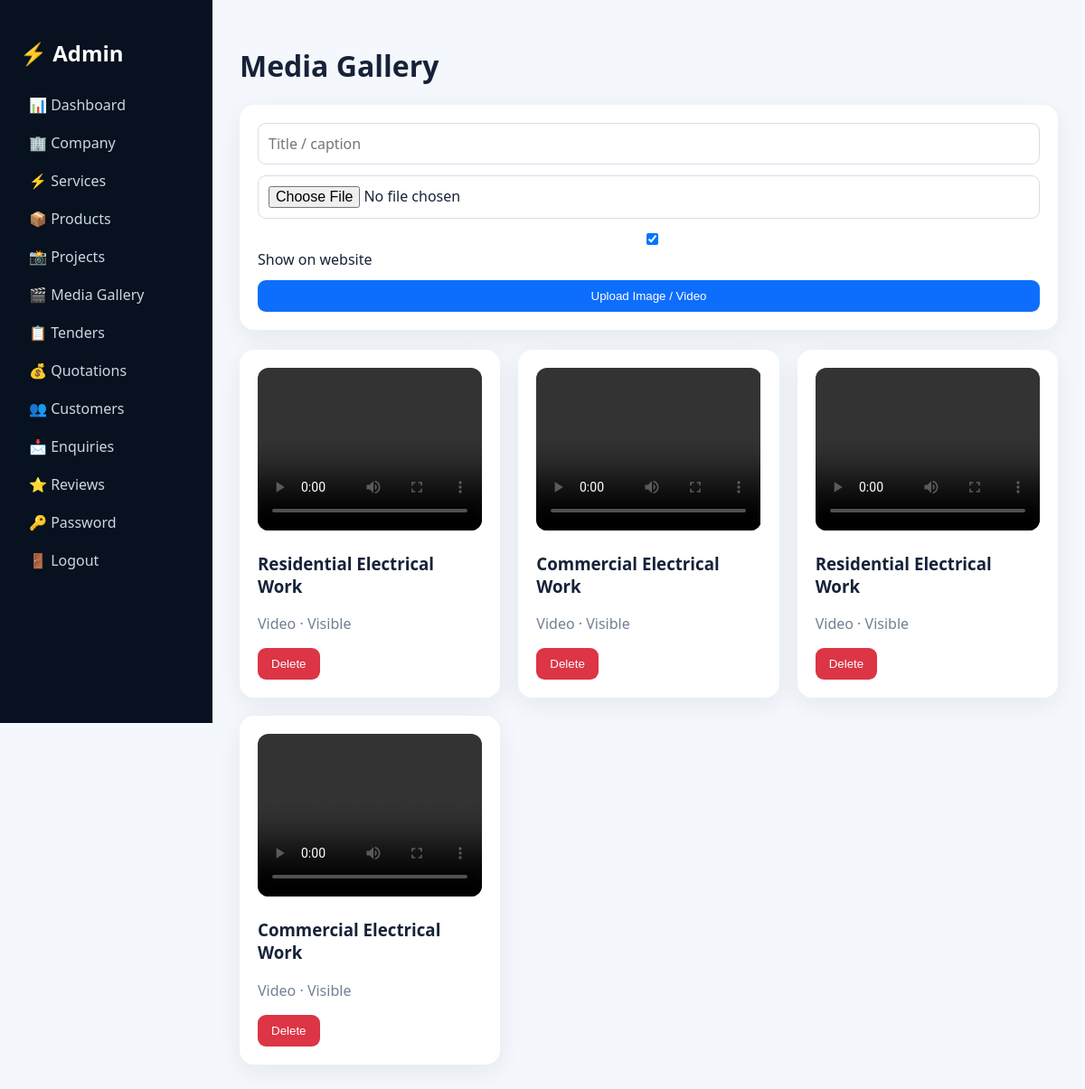
The app's page /admin/media (signed in) with its own data.
### electrical_business_pro/app.py (models this page shows)
class CompanyMedia(db.Model):
 id=db.Column(db.Integer,primary_key=True); title=db.Column(db.String(180),default=''); filename=db.Column(db.String(255),nullable=False); media_type=db.Column(db.String(20),nullable=False); active=db.Column(db.Boolean,default=True); created_at=db.Column(db.DateTime,default=datetime.utcnow)

### electrical_business_pro/app.py (the view, shortened to what this page needs)
@app.route('/admin/media',methods=['GET','POST'])
@auth
def admin_media():
 return render_template('admin/media.html',items=CompanyMedia.query.order_by(CompanyMedia.id.desc()).all())

### electrical_business_pro/app.py (called while the page is built)
def site():
 s=Setting.query.first()
 if not s: s=Setting(); db.session.add(s); db.session.commit()
 return s

@app.context_processor
def globals(): return {'site':site()}

def auth(f):
 @wraps(f)
 def w(*a,**k): return f(*a,**k) if session.get('admin_id') else redirect(url_for('login'))
 return w

### electrical_business_pro/templates/admin/media.html
{% extends 'admin/layout.html' %}{% block admin %}
<h1>Media Gallery</h1>
<div class="card"><form method="post" enctype="multipart/form-data" class="form">
<input name="title" placeholder="Title / caption">
<input name="file" type="file" accept="image/*,video/*" required>
<label><input type="checkbox" name="active" checked> Show on website</label>
<button class="btn">Upload Image / Video</button>
</form></div><br>
<div class="grid">
{% for x in items %}<div class="card">
{% if x.media_type=='image' %}<img class="projectimg" src="{{url_for('static',filename='uploads/'+x.filename)}}">{% else %}<video class="projectimg" controls preload="metadata"><source src="{{url_for('static',filename='uploads/'+x.filename)}}"></video>{% endif %}
<h3>{{x.title or 'Media'}}</h3><p class="muted">{{x.media_type|capitalize}} · {% if x.active %}Visible{% else %}Hidden{% endif %}</p>
<form method="post" action="{{url_for('media_delete',id=x.id)}}"><button class="btn danger">Delete</button></form>
</div>{% else %}<div class="card"><p>No images or videos uploaded yet.</p></div>{% endfor %}
</div>
{% endblock %}

### electrical_business_pro/static/css/style.css (style rules this page uses)
* { box-sizing:border-box }
body { margin:0;font-family:Segoe UI,Arial,sans-serif;background:#f4f7fb;color:#162238 }
.btn { border:0;border-radius:9px;padding:10px 15px;background:#0d6efd;color:#fff;cursor:pointer;display:inline-block }
.danger { background:#dc3545 }
.grid { display:grid;grid-template-columns:repeat(auto-fit,minmax(220px,1fr));gap:20px }
.card,.stat { background:#fff;border-radius:16px;padding:20px;box-shadow:0 8px 28px #18324b12 }
.muted { color:#718096 }
.form { display:grid;gap:12px }
.form input,.form textarea,.form select { padding:11px;border:1px solid #d5dee8;border-radius:9px;font:inherit;width:100% }
.projectimg { width:100%;height:180px;object-fit:cover;border-radius:12px }

### records on screen
CompanyMedia: title "Residential Electrical Work", media_type "Video", active "Visible"
CompanyMedia: title "Commercial Electrical Work", media_type "Video", active "Visible"
CompanyMedia: title "Residential Electrical Work", media_type "Video", active "Visible"
CompanyMedia: title "Commercial Electrical Work", media_type "Video", active "Visible"
